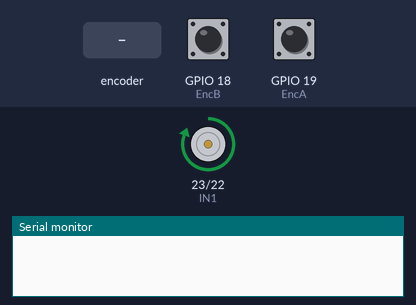
A sketch run on a simulated ESP32. Parts: motor-driver pin pairs drawn as motors (green arrow = first pin HIGH = forward, orange = second pin HIGH = backward, longer = more drive, scaled by the enable pin), the last lines printed to the serial monitor. Inputs (shaded band) come from the test bench; at power-on: GPIO 18 (EncB) HIGH, GPIO 19 (EncA) HIGH.

Above: at 1.2 s.
1.3 s: rotary encoder on GPIO 19 (EncA) / GPIO 18 (EncB) turned 2 steps (second pin leading)
At 4.0 s:
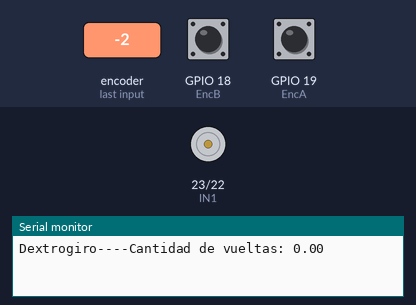
4.5 s: rotary encoder on GPIO 19 (EncA) / GPIO 18 (EncB) turned 1 step (first pin leading)
At 5.6 s:
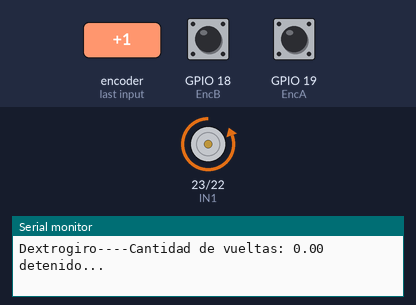
Timing chart, 0 to 13.7 s (numbered marks = the images above; inputs shaded):
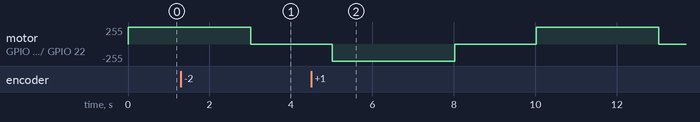

The sketch:

P6A2_Contador_de_Vueltas.ino
```cpp
#define EncA 19
#define EncB 18


#define IN1 23
#define IN2 22
#define ENA 21


boolean dextrogiro=false;
volatile long pulses = 0;


void IRAM_ATTR PulsesCounter(){
  if (digitalRead(EncB) == HIGH){     // si B es HIGH, sentido horario
    pulses++  ;        // incrementa PULSES en 1
    dextrogiro =true;
  }
  else {          // si B es LOW, sentido anti horario
    pulses-- ;        // decrementa el PULSES en 1
    dextrogiro =false;
  }
}


void setup()
{
  pinMode(EncA, INPUT);
  pinMode(EncB, INPUT);
   pinMode(IN1, OUTPUT);
  pinMode(IN2, OUTPUT);
  pinMode(ENA, OUTPUT);

  attachInterrupt(digitalPinToInterrupt(EncA), PulsesCounter, RISING);
  Serial.begin(115200);
}


void loop() {
  digitalWrite(IN1, HIGH);
  digitalWrite(IN2, LOW);
  analogWrite(ENA, 255);  // Velocidad máxima
  delay(3000);  // 3 segundos
  printValues();


  digitalWrite(IN1, LOW);
  digitalWrite(IN2, LOW);
  delay(2000);  // 2 segundos
  Serial.print("detenido...");//


  // Gira levógiro

  digitalWrite(IN1, LOW);
  digitalWrite(IN2, HIGH);
  analogWrite(ENA, 255);  // Velocidad máximA
  delay(3000);  // 3 segundos
  printValues();


  // Detener

  digitalWrite(IN1, LOW);
  digitalWrite(IN2, LOW);
  delay(2000);  // 2 segundos
  Serial.println("detenido...");//


}


void printValues(){

  if(dextrogiro)
  {
    Serial.print("Dextrogiro----");//antihorario
  }else
  {
     Serial.print("Levorigo----");//horario
  }
  Serial.print("Cantidad de vueltas: ");
  Serial.println((float)pulses/480);
  delay(10);
}
```
